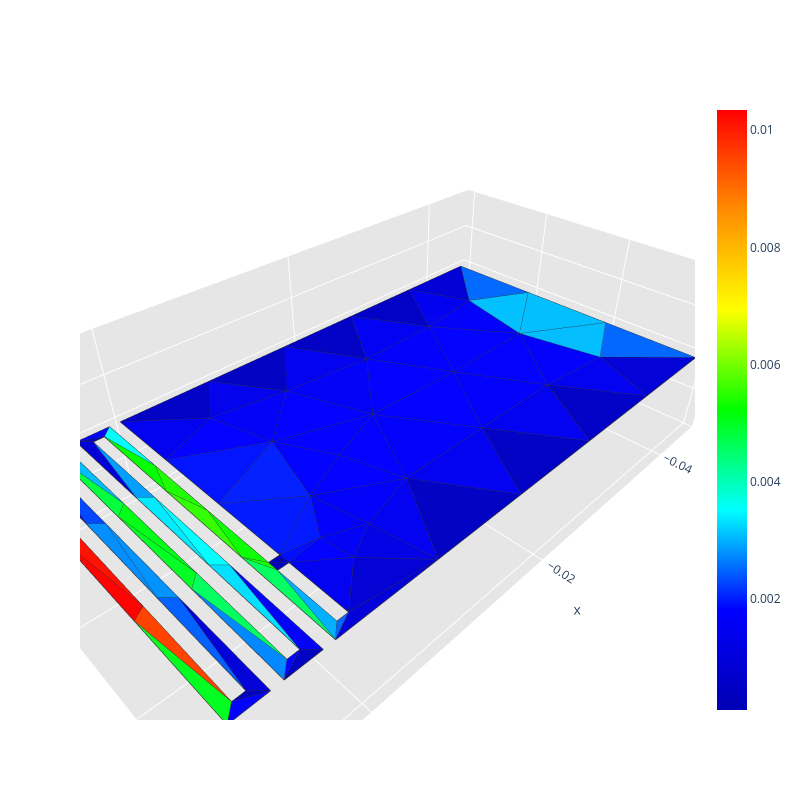
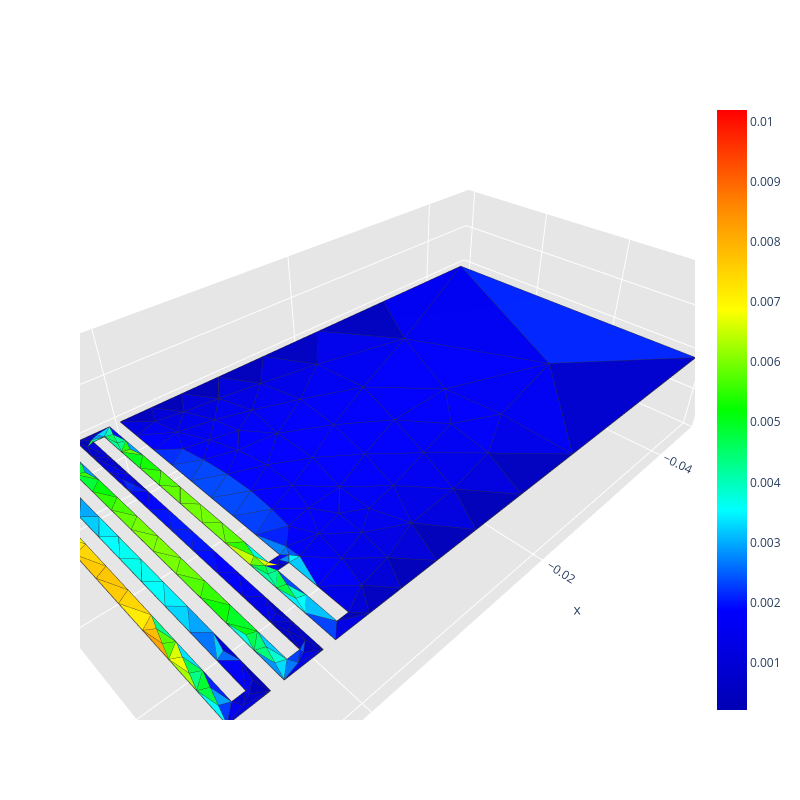
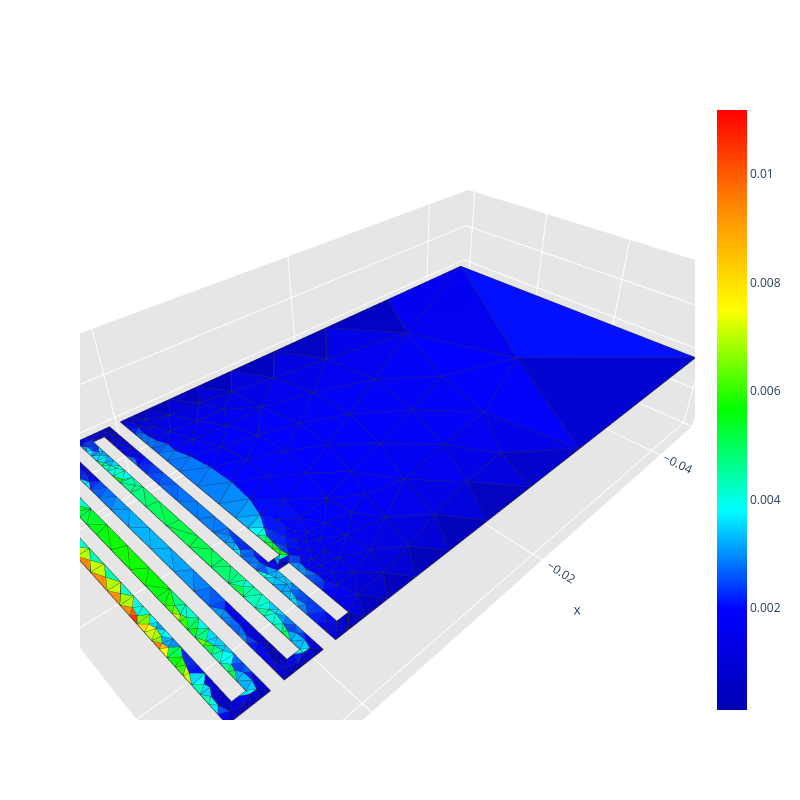
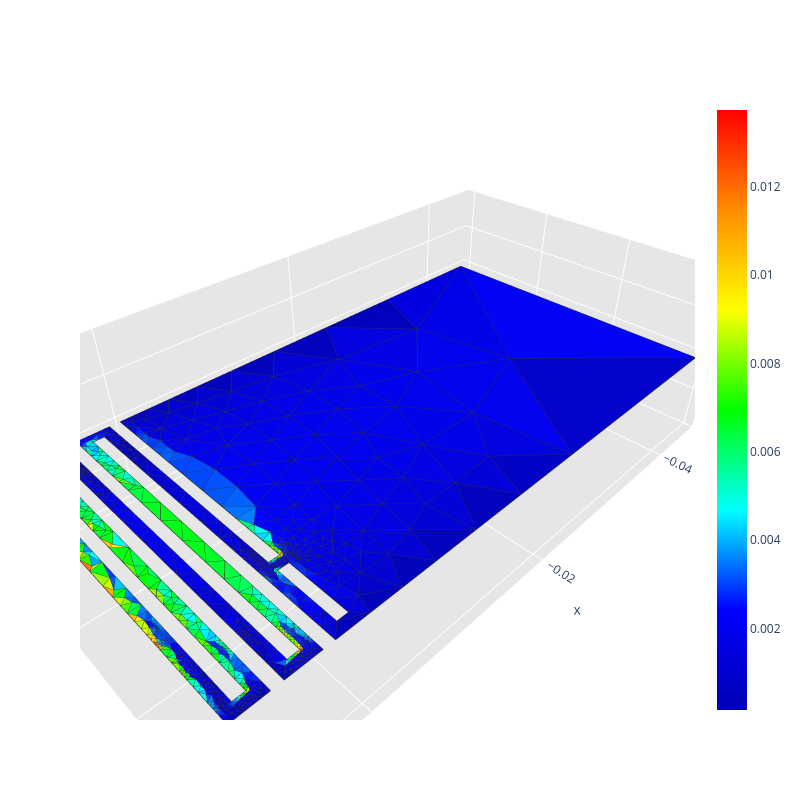

Notebook code cell kept with these figures, in order:
### Code cell
run_scattering_refinement(config, sizes, grid_points, radius_vicinity, path, frequency, wave_incident_direction, polarization)

### Figure 1 — Plotly figure (JSON) as saved in the notebook; plotly's stock layout.template omitted (floating-point values rounded to 4 significant figures; data arrays with more than 128 entries replaced by an {"elided": "..."} marker saying what was removed)
{"data": [{"facecolor": ["rgb(0, 18, 255)", "rgb(0, 0, 251)", "rgb(0, 31, 255)", "rgb(0, 0, 251)", "rgb(0, 25, 255)", "rgb(0, 0, 193)", "rgb(0, 0, 239)", "rgb(0, 0, 254)", "rgb(0, 0, 239)", "rgb(0, 0, 245)", "rgb(0, 0, 254)", "rgb(0, 0, 248)", "rgb(0, 0, 235)", "rgb(0, 0, 197)", "rgb(0, 0, 195)", "rgb(0, 0, 195)", "rgb(0, 0, 197)", "rgb(0, 0, 240)", "rgb(0, 0, 248)", "rgb(0, 0, 239)", "rgb(0, 0, 248)", "rgb(0, 0, 253)", "rgb(0, 0, 192)", "rgb(0, 188, 255)", "rgb(0, 0, 245)", "rgb(0, 0, 247)", "rgb(0, 0, 194)", "rgb(0, 0, 253)", "rgb(0, 101, 255)", "rgb(0, 104, 255)", "rgb(0, 1, 255)", "rgb(0, 0, 212)", "rgb(0, 0, 212)", "rgb(0, 22, 255)", "rgb(0, 0, 255)", "rgb(0, 0, 237)", "rgb(0, 0, 236)", "rgb(0, 0, 252)", "rgb(0, 0, 226)", "rgb(0, 0, 254)", "rgb(0, 0, 247)", "rgb(0, 0, 248)", "rgb(0, 0, 239)", "rgb(0, 0, 246)", "rgb(0, 189, 255)", "rgb(0, 0, 238)", "rgb(0, 186, 255)", "rgb(0, 0, 254)", "rgb(0, 0, 242)", "rgb(0, 99, 255)", "rgb(0, 11, 255)", "rgb(0, 0, 246)", "rgb(0, 0, 191)", "rgb(0, 0, 253)", "rgb(0, 0, 183)", "rgb(0, 0, 199)", "rgb(0, 0, 228)", "rgb(0, 0, 184)", "rgb(0, 0, 249)", "rgb(0, 0, 182)", "rgb(0, 0, 180)", "rgb(0, 0, 238)", "rgb(17, 255, 0)", "rgb(0, 173, 255)", "rgb(0, 255, 95)", "rgb(9, 255, 0)", "rgb(0, 0, 214)", "rgb(0, 250, 255)", "rgb(2, 255, 0)", "rgb(0, 0, 213)", "rgb(0, 157, 255)", "rgb(0, 0, 242)", "rgb(0, 134, 255)", "rgb(0, 186, 255)", "rgb(0, 255, 59)", "rgb(0, 0, 218)", "rgb(0, 68, 255)", "rgb(0, 0, 213)", "rgb(0, 255, 30)", "rgb(255, 108, 0)", "rgb(255, 64, 0)", "rgb(0, 95, 255)", "rgb(0, 255, 93)", "rgb(0, 220, 255)", "rgb(0, 252, 255)", "rgb(0, 231, 255)", "rgb(0, 255, 21)", "rgb(0, 255, 33)", "rgb(50, 255, 0)", "rgb(29, 255, 0)", "rgb(255, 0, 0)", "rgb(255, 14, 0)", "rgb(0, 144, 255)", "rgb(0, 140, 255)", "rgb(0, 127, 255)", "rgb(0, 0, 211)"], "i": [55, 70, 54, 62, 54, 59, 57, 61, 59, 67, 66, 64, 72, 57, 58, 30, 31, 30, 68, 64, 65, 55, 29, 33, 66, 64, 28, 67, 4, 32, 67, 56, 6, 60, 66, 5, 61, 60, 63, 64, 68, 70, 62, 60, 70, 31, 33, 0, 69, 26, 3, 24, 11, 22, 9, 12, 21, 19, 18, 0, 2, 0, 1, 26, 7, 34, 7, 8, 52, 9, 51, 23, 22, 12, 48, 13, 47, 19, 15, 44, 42, 41, 38, 37, 50, 36, 39, 49, 53, 35, 42, 43, 46, 40, 16, 27], "j": [67, 71, 67, 71, 60, 64, 65, 71, 73, 76, 71, 66, 76, 62, 65, 61, 68, 68, 71, 65, 71, 76, 72, 70, 72, 73, 76, 72, 74, 75, 77, 74, 75, 69, 77, 76, 72, 77, 73, 77, 75, 74, 74, 73, 75, 75, 74, 69, 73, 27, 69, 25, 23, 23, 24, 13, 12, 14, 14, 1, 3, 63, 34, 7, 34, 53, 27, 25, 35, 51, 9, 37, 11, 21, 39, 47, 13, 41, 42, 43, 45, 19, 49, 23, 36, 50, 48, 38, 34, 52, 43, 44, 40, 46, 17, 63], "k": [54, 68, 60, 70, 3, 58, 62, 66, 64, 72, 65, 65, 28, 56, 57, 29, 30, 61, 61, 58, 62, 67, 28, 32, 61, 60, 5, 66, 33, 6, 60, 4, 31, 3, 67, 55, 29, 64, 59, 66, 70, 62, 56, 69, 32, 68, 70, 63, 63, 7, 0, 8, 10, 11, 8, 20, 20, 18, 15, 2, 0, 27, 2, 1, 1, 2, 59, 52, 8, 24, 36, 10, 38, 48, 12, 20, 40, 14, 18, 16, 18, 46, 22, 50, 37, 51, 49, 39, 35, 53, 45, 45, 41, 47, 44, 59], "name": "", "type": "mesh3d", "x": [0.0, 0.001, 0.001, 0.0, -0.045, 0.0, -0.045, 0.002, 0.002, 0.003, 0.003, 0.006, 0.006, 0.007, 0.007, 0.01, 0.01, 0.009, 0.009, 0.008, 0.008, 0.005, 0.005, 0.004, 0.004, 0.001, 0.001, 0.0, -0.009, -0.018, -0.027, -0.036, -0.045, -0.045, 0.002, 0.002, 0.003, 0.003, 0.006, 0.006, 0.007, 0.007, 0.01, 0.01, 0.009, 0.009, 0.008, 0.008, 0.005, 0.005, 0.004, 0.004, 0.001, 0.001, 0.0, 0.0, -0.0356, -0.0262, -0.0168, -0.0074, -0.005413, -0.02212, -0.03076, -0.003448, -0.01202, -0.02131, -0.01611, -0.007505, -0.0312, -0.00306, -0.03671, -0.02634, -0.01309, -0.006469, -0.03849, -0.03873, -0.005788, -0.01024], "y": [0.023, 0.023, 0.022, 0.022, 0.03, 0.0, 0.0, 0.03, 0.001, 0.001, 0.03, 0.03, 0.001, 0.001, 0.03, 0.03, 4.337e-19, 4.337e-19, 0.029, 0.029, 4.337e-19, 4.337e-19, 0.029, 0.029, 4.337e-19, 4.337e-19, 0.029, 0.029, 0.0, 0.0, 0.0, 0.0, 0.01, 0.02, 0.02033, 0.01067, 0.01067, 0.02033, 0.02033, 0.01067, 0.01067, 0.02033, 0.02, 0.01, 0.009667, 0.01933, 0.01933, 0.009667, 0.009667, 0.01933, 0.01933, 0.009667, 0.007333, 0.01467, 0.01467, 0.007333, 0.03, 0.03, 0.03, 0.03, 0.01882, 0.007464, 0.02262, 0.0258, 0.02256, 0.02255, 0.01457, 0.01147, 0.007415, 0.02271, 0.01499, 0.015, 0.006391, 0.02413, 0.02337, 0.006555, 0.005001, 0.01671], "z": [0.0, 0.0, 0.0, 0.0, 0.0, 0.0, 0.0, 0.0, 0.0, 0.0, 0.0, 0.0, 0.0, 0.0, 0.0, 0.0, 0.0, 0.0, 0.0, 0.0, 0.0, 0.0, 0.0, 0.0, 0.0, 0.0, 0.0, 0.0, 0.0, 0.0, 0.0, 0.0, 0.0, 0.0, 0.0, 0.0, 0.0, 0.0, 0.0, 0.0, 0.0, 0.0, 0.0, 0.0, 0.0, 0.0, 0.0, 0.0, 0.0, 0.0, 0.0, 0.0, 0.0, 0.0, 0.0, 0.0, 0.0, 0.0, 0.0, 0.0, 0.0, 0.0, 0.0, 0.0, 0.0, 0.0, 0.0, 0.0, 0.0, 0.0, 0.0, 0.0, 0.0, 0.0, 0.0, 0.0, 0.0, 0.0]}, {"line": {"color": "rgb(50, 50, 50)", "width": 1.5}, "mode": "lines", "showlegend": false, "type": "scatter3d", "x": {"elided": "480 float values"}, "y": {"elided": "480 float values"}, "z": {"elided": "480 int values"}}, {"hoverinfo": "none", "marker": {"color": [9.438e-05, 0.01035], "colorscale": [[0, "rgb(0, 0, 180)"], [0.1667, "rgb(0, 0, 255)"], [0.3333, "rgb(0, 255, 255)"], [0.5, "rgb(0, 255, 0)"], [0.6667, "rgb(255, 255, 0)"], [0.8333, "rgb(255, 140, 0)"], [1, "rgb(255, 0, 0)"]], "showscale": true, "size": 0.1}, "mode": "markers", "showlegend": false, "type": "scatter3d", "x": [0.0], "y": [0.023], "z": [0.0]}], "layout": {"height": 800, "legend": {"bgcolor": "rgba(255,255,255,0.7)", "bordercolor": "lightgray", "borderwidth": 1, "x": 0.2, "xanchor": "left", "y": 0.9, "yanchor": "top"}, "scene": {"aspectratio": {"x": 1, "y": 0.5455, "z": 0.3}, "camera": {"eye": {"x": 0.65, "y": 0.65, "z": 0.65}}, "xaxis": {"backgroundcolor": "rgb(230, 230, 230)", "gridcolor": "rgb(255, 255, 255)", "showbackground": true, "zerolinecolor": "rgb(255, 255, 255)"}, "yaxis": {"backgroundcolor": "rgb(230, 230, 230)", "gridcolor": "rgb(255, 255, 255)", "showbackground": true, "zerolinecolor": "rgb(255, 255, 255)"}, "zaxis": {"backgroundcolor": "rgb(230, 230, 230)", "gridcolor": "rgb(255, 255, 255)", "showbackground": true, "zerolinecolor": "rgb(255, 255, 255)"}}, "title": {"text": ""}, "width": 800}}

### Figure 2 — Plotly figure (JSON) as saved in the notebook; plotly's stock layout.template omitted (floating-point values rounded to 4 significant figures; data arrays with more than 128 entries replaced by an {"elided": "..."} marker saying what was removed)
{"data": [{"facecolor": {"elided": "327 str values"}, "i": {"elided": "327 int values"}, "j": {"elided": "327 int values"}, "k": {"elided": "327 int values"}, "name": "", "type": "mesh3d", "x": {"elided": "232 float values"}, "y": {"elided": "232 float values"}, "z": {"elided": "232 float values"}}, {"line": {"color": "rgb(50, 50, 50)", "width": 1.5}, "mode": "lines", "showlegend": false, "type": "scatter3d", "x": {"elided": "1635 float values"}, "y": {"elided": "1635 float values"}, "z": {"elided": "1635 int values"}}, {"hoverinfo": "none", "marker": {"color": [0.0002122, 0.01019], "colorscale": [[0, "rgb(0, 0, 180)"], [0.1667, "rgb(0, 0, 255)"], [0.3333, "rgb(0, 255, 255)"], [0.5, "rgb(0, 255, 0)"], [0.6667, "rgb(255, 255, 0)"], [0.8333, "rgb(255, 140, 0)"], [1, "rgb(255, 0, 0)"]], "showscale": true, "size": 0.1}, "mode": "markers", "showlegend": false, "type": "scatter3d", "x": [0.002], "y": [0.03], "z": [0.0]}], "layout": {"height": 800, "legend": {"bgcolor": "rgba(255,255,255,0.7)", "bordercolor": "lightgray", "borderwidth": 1, "x": 0.2, "xanchor": "left", "y": 0.9, "yanchor": "top"}, "scene": {"aspectratio": {"x": 1, "y": 0.5455, "z": 0.3}, "camera": {"eye": {"x": 0.65, "y": 0.65, "z": 0.65}}, "xaxis": {"backgroundcolor": "rgb(230, 230, 230)", "gridcolor": "rgb(255, 255, 255)", "showbackground": true, "zerolinecolor": "rgb(255, 255, 255)"}, "yaxis": {"backgroundcolor": "rgb(230, 230, 230)", "gridcolor": "rgb(255, 255, 255)", "showbackground": true, "zerolinecolor": "rgb(255, 255, 255)"}, "zaxis": {"backgroundcolor": "rgb(230, 230, 230)", "gridcolor": "rgb(255, 255, 255)", "showbackground": true, "zerolinecolor": "rgb(255, 255, 255)"}}, "title": {"text": ""}, "width": 800}}

### Figure 3 — Plotly figure (JSON) as saved in the notebook; plotly's stock layout.template omitted (floating-point values rounded to 4 significant figures; data arrays with more than 128 entries replaced by an {"elided": "..."} marker saying what was removed)
{"data": [{"facecolor": {"elided": "738 str values"}, "i": {"elided": "738 int values"}, "j": {"elided": "738 int values"}, "k": {"elided": "738 int values"}, "name": "", "type": "mesh3d", "x": {"elided": "527 float values"}, "y": {"elided": "527 float values"}, "z": {"elided": "527 float values"}}, {"line": {"color": "rgb(50, 50, 50)", "width": 1.5}, "mode": "lines", "showlegend": false, "type": "scatter3d", "x": {"elided": "3690 float values"}, "y": {"elided": "3690 float values"}, "z": {"elided": "3690 int values"}}, {"hoverinfo": "none", "marker": {"color": [0.0001234, 0.01118], "colorscale": [[0, "rgb(0, 0, 180)"], [0.1667, "rgb(0, 0, 255)"], [0.3333, "rgb(0, 255, 255)"], [0.5, "rgb(0, 255, 0)"], [0.6667, "rgb(255, 255, 0)"], [0.8333, "rgb(255, 140, 0)"], [1, "rgb(255, 0, 0)"]], "showscale": true, "size": 0.1}, "mode": "markers", "showlegend": false, "type": "scatter3d", "x": [0.002], "y": [0.03], "z": [0.0]}], "layout": {"height": 800, "legend": {"bgcolor": "rgba(255,255,255,0.7)", "bordercolor": "lightgray", "borderwidth": 1, "x": 0.2, "xanchor": "left", "y": 0.9, "yanchor": "top"}, "scene": {"aspectratio": {"x": 1, "y": 0.5455, "z": 0.3}, "camera": {"eye": {"x": 0.65, "y": 0.65, "z": 0.65}}, "xaxis": {"backgroundcolor": "rgb(230, 230, 230)", "gridcolor": "rgb(255, 255, 255)", "showbackground": true, "zerolinecolor": "rgb(255, 255, 255)"}, "yaxis": {"backgroundcolor": "rgb(230, 230, 230)", "gridcolor": "rgb(255, 255, 255)", "showbackground": true, "zerolinecolor": "rgb(255, 255, 255)"}, "zaxis": {"backgroundcolor": "rgb(230, 230, 230)", "gridcolor": "rgb(255, 255, 255)", "showbackground": true, "zerolinecolor": "rgb(255, 255, 255)"}}, "title": {"text": ""}, "width": 800}}

### Figure 4 — Plotly figure (JSON) as saved in the notebook; plotly's stock layout.template omitted (floating-point values rounded to 4 significant figures; data arrays with more than 128 entries replaced by an {"elided": "..."} marker saying what was removed)
{"data": [{"facecolor": {"elided": "1587 str values"}, "i": {"elided": "1587 int values"}, "j": {"elided": "1587 int values"}, "k": {"elided": "1587 int values"}, "name": "", "type": "mesh3d", "x": {"elided": "1014 float values"}, "y": {"elided": "1014 float values"}, "z": {"elided": "1014 float values"}}, {"line": {"color": "rgb(50, 50, 50)", "width": 1.5}, "mode": "lines", "showlegend": false, "type": "scatter3d", "x": {"elided": "7935 float values"}, "y": {"elided": "7935 float values"}, "z": {"elided": "7935 int values"}}, {"hoverinfo": "none", "marker": {"color": [0.0001592, 0.01373], "colorscale": [[0, "rgb(0, 0, 180)"], [0.1667, "rgb(0, 0, 255)"], [0.3333, "rgb(0, 255, 255)"], [0.5, "rgb(0, 255, 0)"], [0.6667, "rgb(255, 255, 0)"], [0.8333, "rgb(255, 140, 0)"], [1, "rgb(255, 0, 0)"]], "showscale": true, "size": 0.1}, "mode": "markers", "showlegend": false, "type": "scatter3d", "x": [0.002], "y": [0.03], "z": [0.0]}], "layout": {"height": 800, "legend": {"bgcolor": "rgba(255,255,255,0.7)", "bordercolor": "lightgray", "borderwidth": 1, "x": 0.2, "xanchor": "left", "y": 0.9, "yanchor": "top"}, "scene": {"aspectratio": {"x": 1, "y": 0.5455, "z": 0.3}, "camera": {"eye": {"x": 0.65, "y": 0.65, "z": 0.65}}, "xaxis": {"backgroundcolor": "rgb(230, 230, 230)", "gridcolor": "rgb(255, 255, 255)", "showbackground": true, "zerolinecolor": "rgb(255, 255, 255)"}, "yaxis": {"backgroundcolor": "rgb(230, 230, 230)", "gridcolor": "rgb(255, 255, 255)", "showbackground": true, "zerolinecolor": "rgb(255, 255, 255)"}, "zaxis": {"backgroundcolor": "rgb(230, 230, 230)", "gridcolor": "rgb(255, 255, 255)", "showbackground": true, "zerolinecolor": "rgb(255, 255, 255)"}}, "title": {"text": ""}, "width": 800}}
